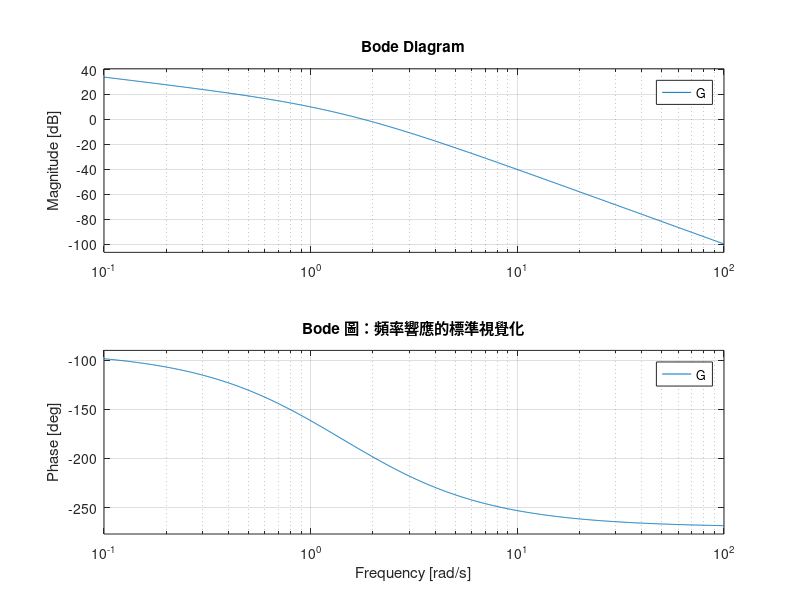

This figure's MATLAB source: (Note: this script raises an error after producing the figure.)
%% 章節 04-3：Bode 與 Nyquist 圖
% 頻域分析三大主角：bode / nyquist / margin
clear; close all;
out_dir = fullfile(fileparts(mfilename('fullpath')), '..', 'images');

%% 系統：典型受控對象（plant）
G = tf(10, [1, 3, 2, 0]);     % 含積分器，三階
% 1/[s*(s+1)*(s+2)] 形式，常見於馬達位置控制

%% Bode 圖
fig = figure('Visible', 'off', 'Position', [0 0 900 700]);
bode(G, {0.1, 100});
grid on;
title('Bode 圖：頻率響應的標準視覺化');
save_png(fig, fullfile(out_dir, '03_bode.png'));

%% Bode + 穩定餘裕 (margin)
fig = figure('Visible', 'off', 'Position', [0 0 900 700]);
margin(G);
grid on;
save_png(fig, fullfile(out_dir, '03_bode_margin.png'));

[Gm, Pm, Wcg, Wcp] = margin(G);
fprintf('增益餘裕 GM = %.2f dB （在 %.2f rad/s）\n', 20*log10(Gm), Wcg);
fprintf('相位餘裕 PM = %.2f deg（在 %.2f rad/s）\n', Pm, Wcp);
fprintf('GM > 6dB、PM > 30 度通常算「夠穩」\n');

%% Nyquist 圖
fig = figure('Visible', 'off', 'Position', [0 0 700 700]);
nyquist(G);
title('Nyquist 圖：判穩看「是否繞 -1 點」');
save_png(fig, fullfile(out_dir, '03_nyquist.png'));

%% 三個典型 plant 的 Bode 比較
fig = figure('Visible', 'off', 'Position', [0 0 1000 800]);
G1 = tf(1, [1, 1]);                    % 1 階 lowpass
G2 = tf(1, [1, 0.2, 1]);               % 2 階 lightly damped
G3 = tf([0.1, 1], [1, 1, 1]);          % lead 補償器
bode(G1, G2, G3, {0.01, 100});
legend({'1/(s+1)', '1/(s^2+0.2s+1)', '(0.1s+1)/(s^2+s+1)'}, ...
       'Location', 'southwest');
title('三種典型動態的 Bode 形狀');
grid on;
save_png(fig, fullfile(out_dir, '03_bode_compare.png'));
